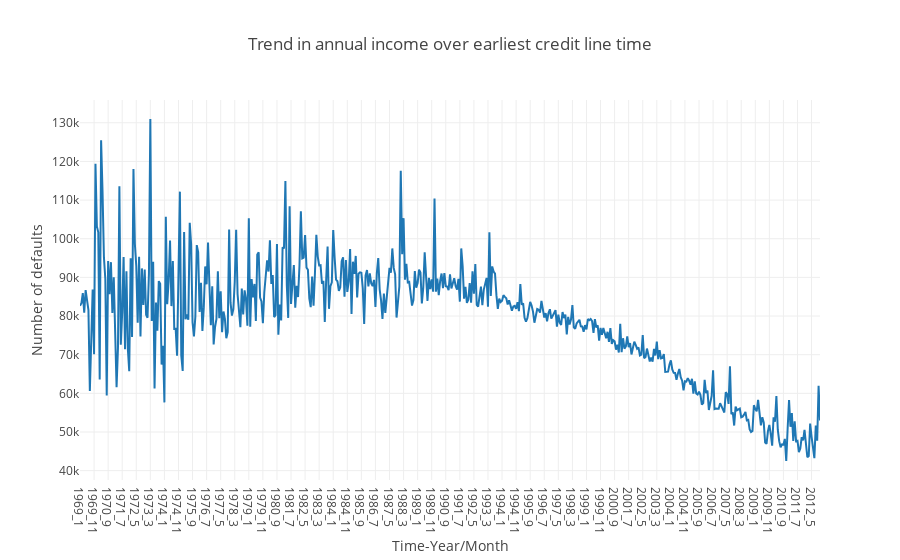

This figure's notebook cell:
### Code cell
plot_data = [go.Scatter(x=default_rate_per_month.year_month, y=default_rate_per_month.annual_inc)]

layout = dict(
    title = "Trend in annual income over earliest credit line time",
    xaxis=dict(
        title='Time-Year/Month'
    ),
    yaxis=dict(
        title='Number of defaults'
    )
)

fig = dict(data=plot_data, layout=layout)
iplot(fig)

### Figure 1 — Plotly figure (JSON) as saved in the notebook; plotly's stock layout.template omitted (floating-point values rounded to 4 significant figures; data arrays with more than 128 entries replaced by an {"elided": "..."} marker saying what was removed)
{"data": [{"type": "scatter", "x": {"elided": "527 str values"}, "y": {"elided": "527 float values"}}], "layout": {"title": "Trend in annual income over earliest credit line time", "xaxis": {"title": "Time-Year/Month"}, "yaxis": {"title": "Number of defaults"}}}
